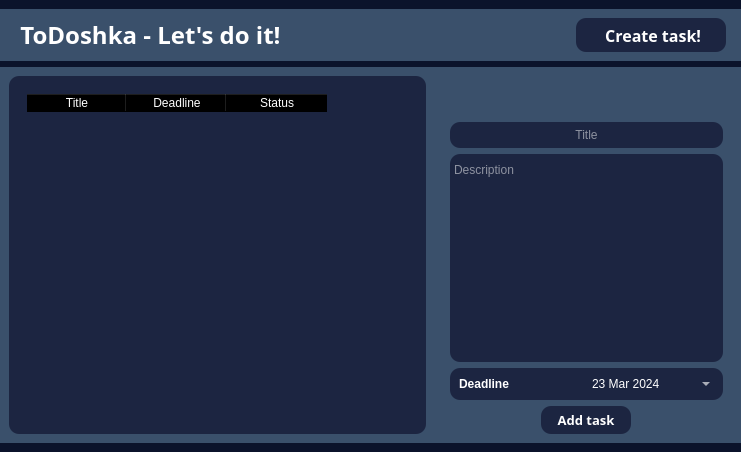
<?xml version="1.0" encoding="UTF-8"?>
<ui version="4.0">
 <class>MainWindow</class>
 <widget class="QMainWindow" name="MainWindow">
  <property name="geometry">
   <rect>
    <x>0</x>
    <y>0</y>
    <width>741</width>
    <height>452</height>
   </rect>
  </property>
  <property name="sizePolicy">
   <sizepolicy hsizetype="Expanding" vsizetype="Preferred">
    <horstretch>0</horstretch>
    <verstretch>0</verstretch>
   </sizepolicy>
  </property>
  <property name="windowTitle">
   <string>ToDoshka</string>
  </property>
  <widget class="QWidget" name="main">
   <property name="styleSheet">
    <string notr="true">*{
border: none;
background-color: transparent;
background: transparent;
padding: 0;
margin: 0;
color: #fff;
}
#main{
background-color: #0B132B
}
#mainBody, #header,#editPanel{
background-color:#3A506B
}
#taskList{
background-color:#1C2541;
border-radius: 10px;
}
QLineEdit, QTextEdit, #addTaskButton, #deadline, #createTask{
background-color: #1C2541;
padding: 5 px 5 px;
border-radius: 10px;
}
#deadlineDate{
padding: 5 px 5 px;
}</string>
   </property>
   <layout class="QVBoxLayout" name="verticalLayout">
    <property name="leftMargin">
     <number>0</number>
    </property>
    <property name="rightMargin">
     <number>0</number>
    </property>
    <item>
     <widget class="QWidget" name="header" native="true">
      <property name="styleSheet">
       <string notr="true"/>
      </property>
      <layout class="QHBoxLayout" name="horizontalLayout">
       <property name="leftMargin">
        <number>20</number>
       </property>
       <property name="topMargin">
        <number>9</number>
       </property>
       <property name="rightMargin">
        <number>15</number>
       </property>
       <property name="bottomMargin">
        <number>9</number>
       </property>
       <item alignment="Qt::AlignLeft">
        <widget class="QLabel" name="Tittle">
         <property name="font">
          <font>
           <family>Segoe UI Black</family>
           <pointsize>18</pointsize>
           <weight>75</weight>
           <bold>true</bold>
          </font>
         </property>
         <property name="text">
          <string>&lt;html&gt;&lt;head/&gt;&lt;body&gt;&lt;p align=&quot;center&quot;&gt;&lt;span style=&quot; font-weight:600;&quot;&gt;ToDoshka - Let's do it!&lt;/span&gt;&lt;/p&gt;&lt;/body&gt;&lt;/html&gt;</string>
         </property>
        </widget>
       </item>
       <item alignment="Qt::AlignRight">
        <widget class="QWidget" name="createTask" native="true">
         <property name="minimumSize">
          <size>
           <width>150</width>
           <height>0</height>
          </size>
         </property>
         <layout class="QHBoxLayout" name="horizontalLayout_2">
          <property name="leftMargin">
           <number>0</number>
          </property>
          <property name="topMargin">
           <number>0</number>
          </property>
          <property name="rightMargin">
           <number>0</number>
          </property>
          <property name="bottomMargin">
           <number>0</number>
          </property>
          <item>
           <widget class="QPushButton" name="createButton">
            <property name="sizePolicy">
             <sizepolicy hsizetype="Preferred" vsizetype="Preferred">
              <horstretch>0</horstretch>
              <verstretch>0</verstretch>
             </sizepolicy>
            </property>
            <property name="font">
             <font>
              <family>Segoe UI Black</family>
              <pointsize>12</pointsize>
              <weight>75</weight>
              <bold>true</bold>
             </font>
            </property>
            <property name="contextMenuPolicy">
             <enum>Qt::DefaultContextMenu</enum>
            </property>
            <property name="text">
             <string> Create task!</string>
            </property>
            <property name="icon">
             <iconset resource="res.qrc">
              <normaloff>:/Icons/Icons/Add.png</normaloff>:/Icons/Icons/Add.png</iconset>
            </property>
            <property name="iconSize">
             <size>
              <width>20</width>
              <height>20</height>
             </size>
            </property>
            <property name="checkable">
             <bool>false</bool>
            </property>
           </widget>
          </item>
         </layout>
        </widget>
       </item>
      </layout>
     </widget>
    </item>
    <item>
     <widget class="QWidget" name="mainBody" native="true">
      <property name="sizePolicy">
       <sizepolicy hsizetype="Preferred" vsizetype="Expanding">
        <horstretch>0</horstretch>
        <verstretch>0</verstretch>
       </sizepolicy>
      </property>
      <layout class="QHBoxLayout" name="horizontalLayout_3">
       <item>
        <widget class="QWidget" name="taskList" native="true">
         <property name="sizePolicy">
          <sizepolicy hsizetype="Expanding" vsizetype="Preferred">
           <horstretch>0</horstretch>
           <verstretch>0</verstretch>
          </sizepolicy>
         </property>
         <layout class="QVBoxLayout" name="verticalLayout_3">
          <item>
           <widget class="QStackedWidget" name="stackedWidget_2">
            <widget class="QWidget" name="stackedWidget_2Page1">
             <layout class="QVBoxLayout" name="verticalLayout_5">
              <item>
               <widget class="QTableWidget" name="tableWidget">
                <property name="sizePolicy">
                 <sizepolicy hsizetype="Expanding" vsizetype="Preferred">
                  <horstretch>0</horstretch>
                  <verstretch>0</verstretch>
                 </sizepolicy>
                </property>
                <column>
                 <property name="text">
                  <string>Title</string>
                 </property>
                </column>
                <column>
                 <property name="text">
                  <string>Deadline</string>
                 </property>
                </column>
                <column>
                 <property name="text">
                  <string>Status</string>
                 </property>
                </column>
               </widget>
              </item>
             </layout>
            </widget>
           </widget>
          </item>
         </layout>
        </widget>
       </item>
       <item>
        <widget class="QWidget" name="editPanel" native="true">
         <property name="sizePolicy">
          <sizepolicy hsizetype="Fixed" vsizetype="Expanding">
           <horstretch>0</horstretch>
           <verstretch>0</verstretch>
          </sizepolicy>
         </property>
         <property name="minimumSize">
          <size>
           <width>300</width>
           <height>0</height>
          </size>
         </property>
         <layout class="QVBoxLayout" name="verticalLayout_2">
          <property name="topMargin">
           <number>0</number>
          </property>
          <property name="rightMargin">
           <number>0</number>
          </property>
          <property name="bottomMargin">
           <number>0</number>
          </property>
          <item alignment="Qt::AlignHCenter|Qt::AlignTop">
           <widget class="QWidget" name="editTitle" native="true">
            <layout class="QHBoxLayout" name="horizontalLayout_4">
             <property name="leftMargin">
              <number>0</number>
             </property>
             <property name="topMargin">
              <number>0</number>
             </property>
             <property name="rightMargin">
              <number>0</number>
             </property>
             <property name="bottomMargin">
              <number>0</number>
             </property>
             <item>
              <widget class="QLabel" name="titleIcon">
               <property name="sizePolicy">
                <sizepolicy hsizetype="Preferred" vsizetype="Preferred">
                 <horstretch>0</horstretch>
                 <verstretch>0</verstretch>
                </sizepolicy>
               </property>
               <property name="minimumSize">
                <size>
                 <width>40</width>
                 <height>40</height>
                </size>
               </property>
               <property name="maximumSize">
                <size>
                 <width>40</width>
                 <height>40</height>
                </size>
               </property>
               <property name="layoutDirection">
                <enum>Qt::LeftToRight</enum>
               </property>
               <property name="text">
                <string/>
               </property>
               <property name="textFormat">
                <enum>Qt::AutoText</enum>
               </property>
               <property name="pixmap">
                <pixmap resource="res.qrc">:/Icons/Icons/EditTask.png</pixmap>
               </property>
               <property name="scaledContents">
                <bool>true</bool>
               </property>
               <property name="openExternalLinks">
                <bool>false</bool>
               </property>
              </widget>
             </item>
            </layout>
           </widget>
          </item>
          <item>
           <widget class="QWidget" name="properties" native="true">
            <property name="sizePolicy">
             <sizepolicy hsizetype="Preferred" vsizetype="Preferred">
              <horstretch>0</horstretch>
              <verstretch>0</verstretch>
             </sizepolicy>
            </property>
            <layout class="QVBoxLayout" name="verticalLayout_4">
             <property name="topMargin">
              <number>0</number>
             </property>
             <property name="bottomMargin">
              <number>0</number>
             </property>
             <item alignment="Qt::AlignTop">
              <widget class="QLineEdit" name="titleEdit">
               <property name="text">
                <string/>
               </property>
               <property name="maxLength">
                <number>20</number>
               </property>
               <property name="alignment">
                <set>Qt::AlignCenter</set>
               </property>
               <property name="placeholderText">
                <string>Title</string>
               </property>
              </widget>
             </item>
             <item>
              <widget class="QTextEdit" name="descriptionEdit">
               <property name="documentTitle">
                <string/>
               </property>
               <property name="placeholderText">
                <string>Description</string>
               </property>
              </widget>
             </item>
             <item>
              <widget class="QWidget" name="deadline" native="true">
               <property name="sizePolicy">
                <sizepolicy hsizetype="Preferred" vsizetype="Minimum">
                 <horstretch>0</horstretch>
                 <verstretch>0</verstretch>
                </sizepolicy>
               </property>
               <layout class="QHBoxLayout" name="horizontalLayout_5">
                <property name="topMargin">
                 <number>3</number>
                </property>
                <property name="bottomMargin">
                 <number>3</number>
                </property>
                <item>
                 <widget class="QLabel" name="deadlineText">
                  <property name="font">
                   <font>
                    <weight>75</weight>
                    <bold>true</bold>
                   </font>
                  </property>
                  <property name="layoutDirection">
                   <enum>Qt::LeftToRight</enum>
                  </property>
                  <property name="text">
                   <string>Deadline</string>
                  </property>
                  <property name="alignment">
                   <set>Qt::AlignLeading|Qt::AlignLeft|Qt::AlignVCenter</set>
                  </property>
                 </widget>
                </item>
                <item>
                 <widget class="QDateEdit" name="deadlineDate">
                  <property name="sizePolicy">
                   <sizepolicy hsizetype="Minimum" vsizetype="Minimum">
                    <horstretch>0</horstretch>
                    <verstretch>0</verstretch>
                   </sizepolicy>
                  </property>
                  <property name="layoutDirection">
                   <enum>Qt::LeftToRight</enum>
                  </property>
                  <property name="autoFillBackground">
                   <bool>false</bool>
                  </property>
                  <property name="styleSheet">
                   <string notr="true"/>
                  </property>
                  <property name="wrapping">
                   <bool>false</bool>
                  </property>
                  <property name="frame">
                   <bool>false</bool>
                  </property>
                  <property name="readOnly">
                   <bool>false</bool>
                  </property>
                  <property name="keyboardTracking">
                   <bool>false</bool>
                  </property>
                  <property name="dateTime">
                   <datetime>
                    <hour>4</hour>
                    <minute>0</minute>
                    <second>0</second>
                    <year>2024</year>
                    <month>3</month>
                    <day>23</day>
                   </datetime>
                  </property>
                  <property name="calendarPopup">
                   <bool>true</bool>
                  </property>
                  <property name="date">
                   <date>
                    <year>2024</year>
                    <month>3</month>
                    <day>23</day>
                   </date>
                  </property>
                 </widget>
                </item>
               </layout>
              </widget>
             </item>
             <item alignment="Qt::AlignHCenter">
              <widget class="QPushButton" name="addTaskButton">
               <property name="sizePolicy">
                <sizepolicy hsizetype="Expanding" vsizetype="Preferred">
                 <horstretch>0</horstretch>
                 <verstretch>0</verstretch>
                </sizepolicy>
               </property>
               <property name="minimumSize">
                <size>
                 <width>90</width>
                 <height>0</height>
                </size>
               </property>
               <property name="font">
                <font>
                 <family>Segoe UI Black</family>
                 <pointsize>10</pointsize>
                 <weight>75</weight>
                 <bold>true</bold>
                </font>
               </property>
               <property name="text">
                <string>Add task</string>
               </property>
               <property name="icon">
                <iconset>
                 <normaloff>Icons/Plus.png</normaloff>Icons/Plus.png</iconset>
               </property>
              </widget>
             </item>
            </layout>
           </widget>
          </item>
         </layout>
        </widget>
       </item>
      </layout>
     </widget>
    </item>
   </layout>
  </widget>
 </widget>
 <resources>
  <include location="res.qrc"/>
 </resources>
 <connections/>
</ui>
